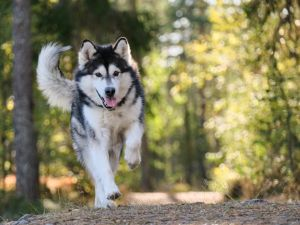
#> input picture pic/dog.jpg, 300 x 225 px, found by its file name
$ python rgb.py
#> lines starting #> are read from the running program, lines starting #| are printed output that depends on the picture; after the words box and inside, x2 and y2 are one past the last pixel; in counts of white or black regions, pixels touching at a corner belong together
import cv2 as cv;
import numpy as np;

def makePicShow(name, img):
    cv.imshow(name,img);
    cv.imwrite(name+".jpg",img);
    cv.waitKey();

def makeHistogramArray(img):
    (x, y) = img.shape;
    pixelArray = np.zeros(256, dtype=int);

    for i in range(x):
        for j in range(y):
            pixelArray[img[i, j]] += 1

    return pixelArray;

def findMax(pixelArray):
    Max = pixelArray[0];

    for i in pixelArray:
        if(i>Max):
            Max = i;

    return Max;

def makeHistogramPictrue(pixelArray):
    count=0;
    Max = findMax(pixelArray);
    pic = np.zeros((Max,256),np.uint8);

    for i in range(Max):
        for j in range(256):
            pic[i][j] = 255;

    for i in pixelArray:
        for j in range(i):
            pic[Max-j-1][count]=0;
        count+=1;


    return pic;

def makeEqualization(pixelArray,name):
    total=0;
    temp=0;
    Max = findMax(pixelArray);
    newArray = np.zeros(256, dtype=int);
    cdf = np.zeros(256, dtype=int);

    for i in pixelArray:
        total+=i;

    for i in range(len(pixelArray)):
        temp+=pixelArray[i];
        pos = temp*255//total;
        newArray[pos]=pixelArray[i];
        cdf[i]=pos;

    equalizationArray = makeHistogramPictrue(newArray);
    makePicShow(name,equalizationArray);

    return cdf;


img = cv.imread("./pic/dog.jpg");  #讀入原圖
#> img is the input picture: shape (225, 300, 3); mean B, G, R 96.1, 128.2, 133.3
(x, y, z) = img.shape;
#> x = 225; y = 300; z = 3
makePicShow("ori",img);

blue = img[:, :, 0];
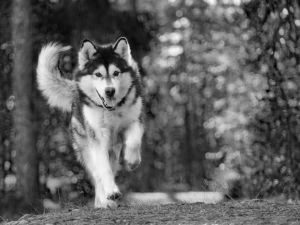
#> blue: shape (225, 300); min 0, max 255, mean 96.1
green = img[:, :, 1];
red = img[:, :, 2];
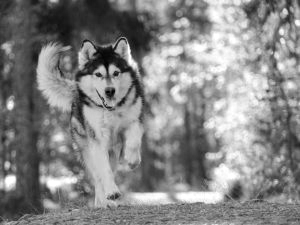
#> red: shape (225, 300); min 0, max 255, mean 133.3

pixelArray = makeHistogramArray(blue);
#> pixelArray = 256 values, max 624 at index 49, min 0 at index 249, mean 263.7
blueHistogram = makeHistogramPictrue(pixelArray);
#> in findMax, `Max = pixelArray[0];`: Max = 6
#> the loop in findMax, `for i in pixelArray:` made 256 passes
#> (i, Max) on passes 8 to 19: (9, 9), (11, 11), (19, 19), (25, 25), (32, 32), (53, 53), (62, 62), (65, 65), (87, 87), (107, 107), (122, 122), (153, 153)
#> i on passes 1, 2, 4, 5, 7, 24: 6, 3, 2, 3, 5, 245
#> after the loop in findMax, `for i in pixelArray:`: Max = 624
#> after the loop in makeHistogramPictrue, `for i in range(Max):`: pic: shape (624, 256); every value is 255
#> the loop in makeHistogramPictrue, `for i in pixelArray:` made 256 passes
#> after the loop in makeHistogramPictrue, `for i in pixelArray:`:
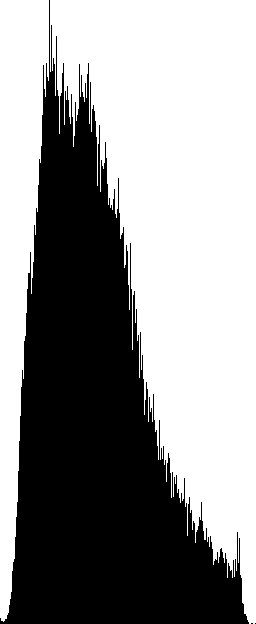
#> pic: shape (624, 256); 57.7% white; 3 black regions (2 under 20 px), largest, box (x1, y1, x2, y2) and area: (0, 0, 249, 624) 67497
#> after the loop in makeHistogramPictrue, `for i in pixelArray:`: count = 256
makePicShow("Blue",blueHistogram);
blueCdf = makeEqualization(pixelArray,"Blueequalization");
#> the loop in findMax (call 2), `for i in pixelArray:` made 256 passes
#> i on passes 1, 2, 4, 5, 7, 24, 30, 32, 33, 34, 36, 38: 6, 3, 2, 3, 5, 245, 351, 330, 346, 362, 389, 412
#> in makeEqualization, `Max = findMax(pixelArray);`: Max = 624
#> the loop in makeEqualization, `for i in pixelArray:` made 256 passes
#> (i, total) on passes 1, 2, 4: (6, 6), (3, 9), (2, 14)
#> after the loop in makeEqualization, `for i in pixelArray:`: total = 67500
#> the loop in makeEqualization, `for i in range(len(pixelArray)):` made 256 passes
#> (temp, pos) on passes 1 to 3: (6, 0), (9, 0), (12, 0)
#> after the loop in makeEqualization, `for i in range(len(pixelArray)):`: cdf = 256 values from 0 to 255; newArray = 256 values, max 624 at index 49, min 0 at index 12, mean 238; temp = 67500
#> the loop in makeHistogramPictrue (call 2), `for i in pixelArray:` made 256 passes
#> i on passes 1 to 3: 62, 107, 153
#> after the loop in makeHistogramPictrue (call 2), `for i in pixelArray:`: pic: shape (624, 256); 61.9% white; 85 black regions (1 under 20 px), largest, box (x1, y1, x2, y2) and area: (208, 332, 254, 624) 6869, (0, 289, 12, 624) 2666, (198, 289, 205, 624) 2170
#> blueCdf = 256 values from 0 to 255

pixelArray = makeHistogramArray(green);
#> pixelArray = 256 values, max 510 at index 124, min 0 at index 0, mean 263.7
greenHistogram = makeHistogramPictrue(pixelArray);
#> in makeHistogramPictrue (call 3), `Max = findMax(pixelArray);`: Max = 510
#> after the loop in makeHistogramPictrue (call 3), `for i in range(Max):`: pic: shape (510, 256); every value is 255
#> the loop in makeHistogramPictrue (call 3), `for i in pixelArray:` made 256 passes
#> i on passes 3 to 5: 1, 0, 1
#> after the loop in makeHistogramPictrue (call 3), `for i in pixelArray:`:
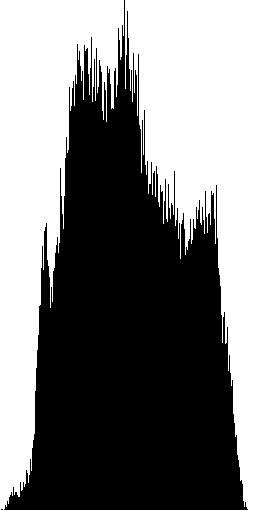
#> pic: shape (510, 256); 48.3% white; 2 white regions, box (x1, y1, x2, y2) and area: (125, 0, 256, 510) 33238, (0, 0, 124, 510) 29822
#> after the loop in makeHistogramPictrue (call 3), `for i in pixelArray:`: count = 256
makePicShow("Green",greenHistogram);
greenCdf = makeEqualization(pixelArray,"Greenequalization");
#> the loop in makeEqualization (call 2), `for i in pixelArray:` made 256 passes
#> (i, total) on passes 3 to 5: (1, 2), (0, 2), (1, 3)
#> the loop in makeEqualization (call 2), `for i in range(len(pixelArray)):` made 256 passes
#> (temp, pos) on passes 1 to 3: (0, 0), (1, 0), (2, 0)
#> the loop in makeHistogramPictrue (call 4), `for i in pixelArray:` made 256 passes
#> i on passes 1 to 3: 19, 35, 76
#> after the loop in makeHistogramPictrue (call 4), `for i in pixelArray:`:
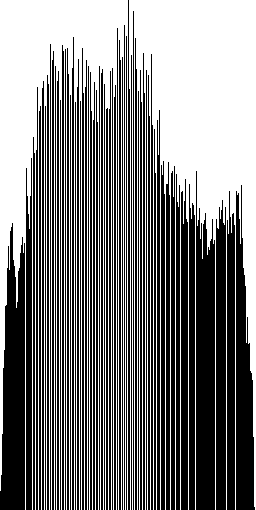
#> pic: shape (510, 256); 50.2% white; 61 black regions, largest, box (x1, y1, x2, y2) and area: (0, 223, 25, 510) 5373, (196, 171, 215, 510) 5323, (236, 185, 255, 510) 3981


pixelArray = makeHistogramArray(red);
redHistogram = makeHistogramPictrue(pixelArray);
#> after the loop in makeHistogramPictrue (call 5), `for i in range(Max):`: pic: shape (440, 256); every value is 255
#> the loop in makeHistogramPictrue (call 5), `for i in pixelArray:` made 256 passes
#> i on passes 1, 3, 4: 4, 0, 2
#> after the loop in makeHistogramPictrue (call 5), `for i in pixelArray:`:
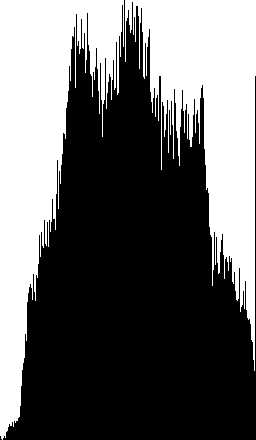
#> pic: shape (440, 256); 40.1% white; 2 white regions, box (x1, y1, x2, y2) and area: (0, 0, 124, 440) 24030, (125, 0, 256, 371) 21110
makePicShow("Red",redHistogram);
redCdf = makeEqualization(pixelArray,"Redequalization");
#> the loop in makeHistogramPictrue (call 6), `for i in pixelArray:` made 256 passes
#> i on passes 1 to 3: 23, 77, 99
#> after the loop in makeHistogramPictrue (call 6), `for i in pixelArray:`:
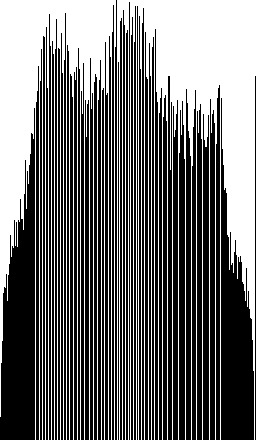
#> pic: shape (440, 256); 44.3% white; 2 white regions, box (x1, y1, x2, y2) and area: (117, 0, 256, 440) 27519, (0, 0, 116, 440) 22426

equalization = np.zeros((x,y,z),np.uint8)
for k in range(z):
    for i in range(x):
        for j in range(y):
            if(k==0):
                equalization[i][j][k] = blueCdf[img[i][j][k]];
            if(k==1):
                equalization[i][j][k] = greenCdf[img[i][j][k]];
            if(k==2):
                equalization[i][j][k] = redCdf[img[i][j][k]];

makePicShow("equalization",equalization);
